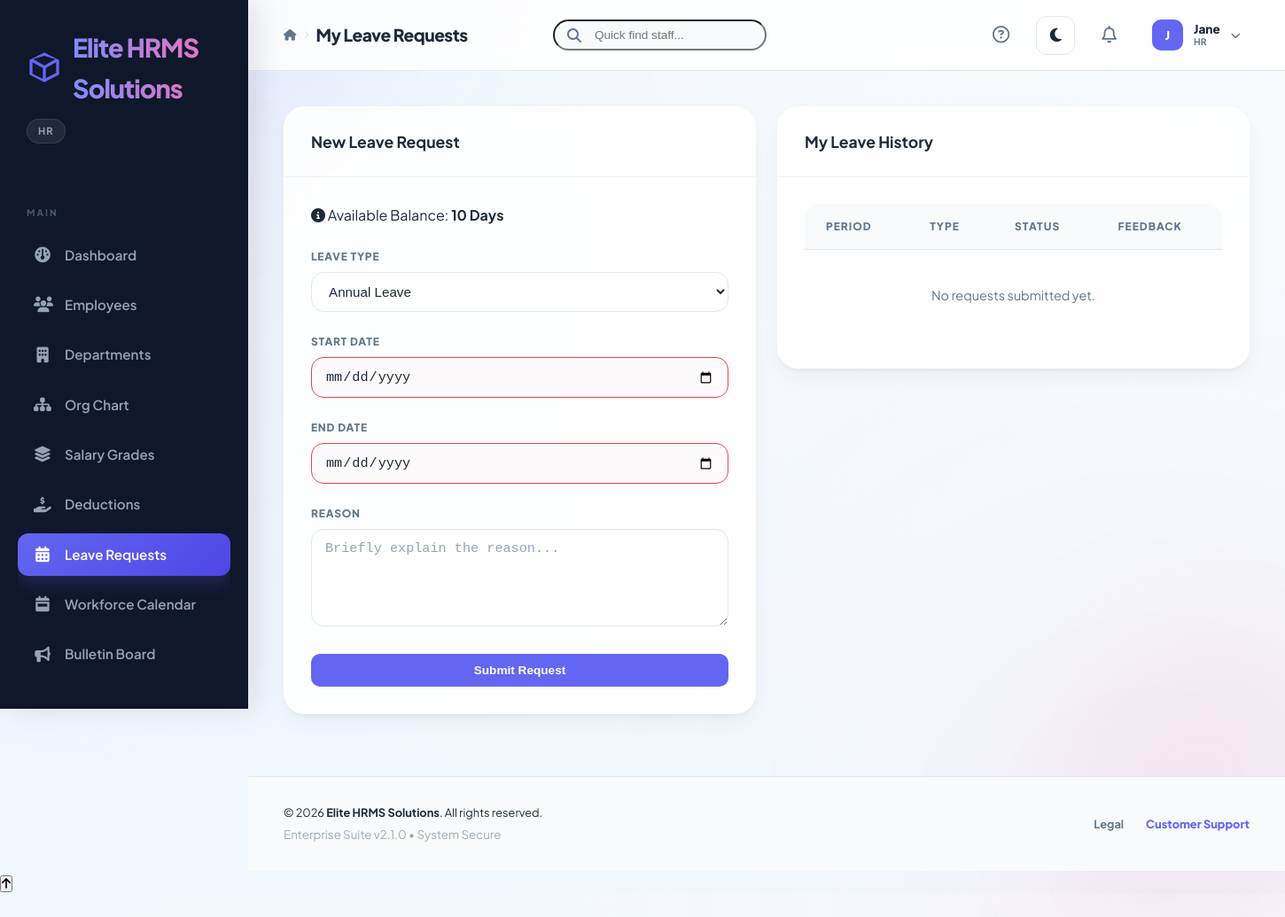
Screenshot of /employee/leave_request.php (signed in) with the database file from the repository.
### tables this page shows
CREATE TABLE system_settings (
    id INT AUTO_INCREMENT PRIMARY KEY,
    setting_key VARCHAR(50) NOT NULL UNIQUE,
    setting_value TEXT,
    updated_at TIMESTAMP DEFAULT CURRENT_TIMESTAMP ON UPDATE CURRENT_TIMESTAMP
);

CREATE TABLE employees (
    id INT AUTO_INCREMENT PRIMARY KEY,
    employee_id VARCHAR(20) UNIQUE NOT NULL,
    username VARCHAR(50) UNIQUE NOT NULL,
    password VARCHAR(255) NOT NULL,
    email VARCHAR(100) UNIQUE NOT NULL,
    full_name VARCHAR(100) NOT NULL,
    phone VARCHAR(20),
    address TEXT,
    department_id INT,
    position VARCHAR(100),
    salary_grade_id INT,
    dob DATE NULL,
    hire_date DATE,
    leave_balance INT DEFAULT 15,
    role ENUM('admin', 'employee', 'hr') DEFAULT 'employee',
    profile_pic VARCHAR(255) NULL,
    ui_accent VARCHAR(20) DEFAULT NULL,
    is_active BOOLEAN DEFAULT TRUE,
    created_at TIMESTAMP DEFAULT CURRENT_TIMESTAMP,
    updated_at TIMESTAMP DEFAULT CURRENT_TIMESTAMP ON UPDATE CURRENT_TIMESTAMP,
    FOREIGN KEY (department_id) REFERENCES departments(id) ON DELETE SET NULL,
    FOREIGN KEY (salary_grade_id) REFERENCES salary_grades(id) ON DELETE SET NULL
);

### includes/functions.php (called while the page is built, shortened)
<?php
function get_setting($key) {
    global $conn;
    $table_check = @mysqli_query($conn, "SHOW TABLES LIKE 'system_settings'");
    try {
        $safe_key = mysqli_real_escape_string($conn, $key);
        $res = mysqli_query($conn, "SELECT setting_value FROM system_settings WHERE setting_key = '$safe_key'");
        if($res && $row = mysqli_fetch_assoc($res)) {
            return $row['setting_value'];
        }
    } catch (Throwable $e) {
        return null;
    }
    return null;
}
function get_profile_pic($user) {
    return null;
}
?>

### includes/auth.php (called while the page is built, shortened)
<?php
require_once __DIR__ . '/../config/database.php';
require_once __DIR__ . '/session.php';
function hr_is_logged_in() {
    return isset($_SESSION['user_id']);
}
function hr_is_admin() {
    return isset($_SESSION['role']) && ($_SESSION['role'] === 'admin' || $_SESSION['role'] === 'hr');
}
function hr_get_current_user() {
    global $conn;
    $user_id = $_SESSION['user_id'];
    $query = "SELECT * FROM employees WHERE id = $user_id";
    $result = mysqli_query($conn, $query);
    return mysqli_fetch_assoc($result);
}
?>

### includes/session.php (called while the page is built, shortened)
<?php
function hr_session_start() {
    if (session_status() !== PHP_SESSION_NONE) return;
    $is_secure = (!empty($_SERVER['HTTPS']) && $_SERVER['HTTPS'] !== 'off')
        || (!empty($_SERVER['SERVER_PORT']) && (int)$_SERVER['SERVER_PORT'] === 443);
}
?>

### employee/leave_request.php (the view, shortened to what this page needs)
<?php
require_once '../includes/header.php';
get_header("My Leave Requests");
$user_id = $_SESSION['user_id'];
$user = hr_get_current_user();
$query = "SELECT lr.*, e.full_name as approver_name
          FROM leave_requests lr
          LEFT JOIN employees e ON lr.approver_id = e.id
          WHERE lr.employee_id = $user_id
          ORDER BY lr.request_date DESC";
$history = mysqli_query($conn, $query);
?>
<div class="dashboard-grid">
    <div class="card">
        <div class="card-header">
            <h3>New Leave Request</h3>
        </div>
        <div class="card-body">
            <div class="alert alert-info" style="margin-bottom: 24px;">
                <i class="fas fa-info-circle"></i> Available Balance: <strong><?php echo $user['leave_balance']; ?> Days</strong>
            </div>
            <form method="POST">
                <div class="form-group">
                    <label>Leave Type</label>
                    <select name="leave_type" required>
                        <option value="annual">Annual Leave</option>
                    </select>
                </div>
                <div class="form-group">
                    <label>Start Date</label>
                    <input type="date" name="start_date" required min="<?php echo date('Y-m-d'); ?>">
                </div>
                <div class="form-group">
                    <label>End Date</label>
                    <input type="date" name="end_date" required min="<?php echo date('Y-m-d'); ?>">
                </div>
                <div class="form-group">
                    <label>Reason</label>
                    <textarea name="reason" rows="3" required placeholder="Briefly explain the reason..."></textarea>
                </div>
                <button type="submit" class="btn btn-primary btn-block">Submit Request</button>
            </form>
        </div>
    </div>
    <div class="card">
        <div class="card-header">
            <h3>My Leave History</h3>
        </div>
        <div class="card-body">
            <div class="table-responsive">
                <table class="data-table">
                    <thead>
                        <tr>
                            <th>Period</th>
                            <th>Type</th>
                            <th>Status</th>
                            <th>Feedback</th>
                        </tr>
                    </thead>
                    <tbody>
                        <?php if (mysqli_num_rows($history) == 0): ?>
                            <tr><td colspan="4" style="text-align: center; padding: 40px; color: var(--text-muted);">No requests submitted yet.</td></tr>
                        <?php endif; ?>
                    </tbody>
                </table>
            </div>
        </div>
    </div>
</div>
<?php require_once '../includes/footer.php'; ?>

### includes/header.php (shortened to what this page needs)
<?php
require_once __DIR__ . '/session.php';
require_once __DIR__ . '/auth.php';
require_once __DIR__ . '/functions.php';
function get_header($title = "HR Payroll System") {
    $user = hr_get_current_user();
    $role = $_SESSION['role'] ?? 'employee';
    $is_admin = hr_is_admin();
?>
<!DOCTYPE html>
<html lang="en">
<head>
    <link rel="stylesheet" href="<?php echo BASE_URL; ?>style.css">
    <link rel="stylesheet" href="https://cdnjs.cloudflare.com/ajax/libs/font-awesome/6.4.0/css/all.min.css">
</head>
<body class="sidebar-open">
    <div class="app-container">
        <aside class="sidebar" id="sidebar">
            <div class="sidebar-header">
                <div class="logo-wrapper">
                    <img src="<?php echo BASE_URL; ?>favicon.svg" alt="Logo" width="40">
                    <h2 style="background: linear-gradient(to right, #818cf8, #f472b6, #818cf8); background-size: 200% auto; -webkit-background-clip: text; -webkit-text-fill-color: transparent; animation: textShine 3s linear infinite;"><?php echo get_setting('company_name') ?? 'HRMS'; ?></h2>
                </div>
                <span class="role-badge"><?php echo strtoupper($role); ?></span>
            </div>
            <nav class="nav-menu">
                <div class="nav-section">Main</div>
                <ul>
                    <?php if ($is_admin): ?>
                        <li><a href="<?php echo BASE_URL; ?>admin/dashboard.php" class="<?php echo str_contains($_SERVER['PHP_SELF'], 'dashboard.php') ? 'active' : ''; ?>"><i class="fas fa-gauge"></i> Dashboard</a></li>
                        <li><a href="<?php echo BASE_URL; ?>admin/employees.php" class="<?php echo str_contains($_SERVER['PHP_SELF'], 'employees.php') ? 'active' : ''; ?>"><i class="fas fa-users"></i> Employees</a></li>
                        <li><a href="<?php echo BASE_URL; ?>admin/departments.php" class="<?php echo str_contains($_SERVER['PHP_SELF'], 'departments.php') ? 'active' : ''; ?>"><i class="fas fa-building"></i> Departments</a></li>
                        <li><a href="<?php echo BASE_URL; ?>admin/org_chart.php" class="<?php echo str_contains($_SERVER['PHP_SELF'], 'org_chart.php') ? 'active' : ''; ?>"><i class="fas fa-sitemap"></i> Org Chart</a></li>
                        <li><a href="<?php echo BASE_URL; ?>admin/salary_grades.php" class="<?php echo str_contains($_SERVER['PHP_SELF'], 'salary_grades.php') ? 'active' : ''; ?>"><i class="fas fa-layer-group"></i> Salary Grades</a></li>
                        <li><a href="<?php echo BASE_URL; ?>admin/deductions.php" class="<?php echo str_contains($_SERVER['PHP_SELF'], 'deductions.php') ? 'active' : ''; ?>"><i class="fas fa-hand-holding-usd"></i> Deductions</a></li>
                        <li><a href="<?php echo BASE_URL; ?>admin/leave_request.php" class="<?php echo str_contains($_SERVER['PHP_SELF'], 'leave_request.php') ? 'active' : ''; ?>">
                                <i class="fas fa-calendar-alt"></i> Leave Requests
                            </a>
                        </li>
                        <li><a href="<?php echo BASE_URL; ?>admin/calendar.php" class="<?php echo str_contains($_SERVER['PHP_SELF'], 'calendar.php') ? 'active' : ''; ?>"><i class="fas fa-calendar-week"></i> Workforce Calendar</a></li>
                        <li><a href="<?php echo BASE_URL; ?>admin/announcements.php" class="<?php echo str_contains($_SERVER['PHP_SELF'], 'announcements.php') ? 'active' : ''; ?>"><i class="fas fa-bullhorn"></i> Bulletin Board</a></li>
                    <?php endif; ?>
                </ul>
            </nav>
        </aside>
        <main class="main-content">
            <div class="bg-blob blob-1"></div>
            <header class="top-bar">
                <div class="top-bar-left">
                    <div class="breadcrumb">
                        <div style="display: flex; align-items: center; gap: 8px;">
                            <a href="<?php echo BASE_URL . ($is_admin ? 'admin' : 'employee'); ?>/dashboard.php" style="color: var(--text-muted); text-decoration: none; font-size: 0.8rem; font-weight: 700;"><i class="fas fa-home"></i></a>
                            <i class="fas fa-chevron-right" style="font-size: 0.6rem; color: var(--border);"></i>
                            <h1 style="margin: 0; font-size: 1.2rem;"><?php echo $title; ?></h1>
                        </div>
                    </div>
                </div>
                <?php if ($is_admin): ?>
                <div class="top-search-wrapper" style="flex: 1; max-width: 400px; margin: 0 40px; position: relative;">
                    <div class="form-icon-group" style="margin-bottom: 0;">
                        <i class="fas fa-search"></i>
                        <input type="text" id="globalEmployeeSearch" placeholder="Quick find staff..." style="background: var(--bg-app); border-radius: 100px; padding: 8px 15px 8px 45px; font-size: 0.85rem;">
                    </div>
                </div>
                <?php endif; ?>
                <div class="user-info">
                    <button class="btn-icon" title="System Help Center" onclick="openHelpModal()" style="background: none; border: none; font-size: 1.2rem; color: var(--text-muted); cursor: pointer; margin-right: 15px;">
                        <i class="far fa-question-circle"></i>
                    </button>
                    <button id="theme-toggle" class="theme-toggle" type="button" title="Toggle Dark/Light Mode">
                        <i class="fas fa-moon"></i>
                    </button>
                    <div class="notifications-wrapper" style="position: relative; margin-right: 15px;">
                        <button id="notif-bell" class="btn-icon" type="button" style="background: none; border: none; font-size: 1.2rem; color: var(--text-muted); cursor: pointer; position: relative;">
                            <i class="far fa-bell"></i>
                        </button>
                    </div>
                    <div class="profile-wrapper" style="position: relative;">
                        <div id="profile-trigger" style="display: flex; align-items: center; gap: 12px; cursor: pointer; padding: 5px 10px; border-radius: 12px; transition: background 0.3s;">
                            <?php
                            $pic = get_profile_pic($user);
                            if ($pic): ?>
                                <img src="<?php echo $pic; ?>" alt="User" style="width: 35px; height: 35px; border-radius: 10px; object-fit: cover; border: 1px solid var(--border);">
                            <?php else: ?>
                                <div style="width: 35px; height: 35px; border-radius: 10px; background: var(--primary); color: white; display: flex; align-items: center; justify-content: center; font-size: 0.85rem; font-weight: 800;">
                                    <?php echo strtoupper(substr($user['full_name'] ?? 'U', 0, 1)); ?>
                                </div>
                            <?php endif; ?>
                            <div style="display: flex; flex-direction: column; line-height: 1.1;">
                                <span style="font-weight: 800; font-size: 0.85rem; color: var(--text-main);"><?php echo explode(' ', $user['full_name'] ?? 'User')[0]; ?></span>
                                <small style="font-size: 0.65rem; color: var(--text-muted); text-transform: uppercase; font-weight: 700;"><?php echo $role; ?></small>
                            </div>
                            <i class="fas fa-chevron-down" style="font-size: 0.7rem; color: var(--text-muted);"></i>
                        </div>
                    </div>
                </div>
            </header>
            <div class="content-body">
<?php
}
?>

### includes/footer.php (shortened to what this page needs)
            </div>
            <footer class="app-footer no-print" style="padding: 30px 40px; border-top: 1px solid var(--border); display: flex; justify-content: space-between; align-items: center; background: var(--bg-app); margin-top: auto;">
                <div>
                    <p style="font-size: 0.8rem; color: var(--text-main); margin: 0;">&copy; <?php echo date('Y'); ?> <strong><?php echo get_setting('company_name') ?? 'Elite HRMS'; ?></strong>. All rights reserved.</p>
                    <small style="color: var(--text-muted); opacity: 0.6;">Enterprise Suite v2.1.0 • System Secure</small>
                </div>
                <div style="display: flex; gap: 25px;">
                    <a href="#" onclick="openHelpModal()" style="text-decoration: none; font-size: 0.8rem; color: var(--text-muted); font-weight: 700;">Legal</a>
                    <a href="<?php echo BASE_URL; ?>employee/feedback.php" style="text-decoration: none; font-size: 0.8rem; color: var(--primary); font-weight: 800;">Customer Support</a>
                </div>
            </footer>
        </main>
    </div>
    <button id="scroll-top" title="Scroll to Top"><i class="fas fa-arrow-up"></i></button>
</body>
</html>

### rows the page displays
system_settings: setting_value "Elite HRMS Solutions"
employees: full_name "J", full_name "Jane", leave_balance "10"

### other values shown
$role "HR"
$title "My Leave Requests"
